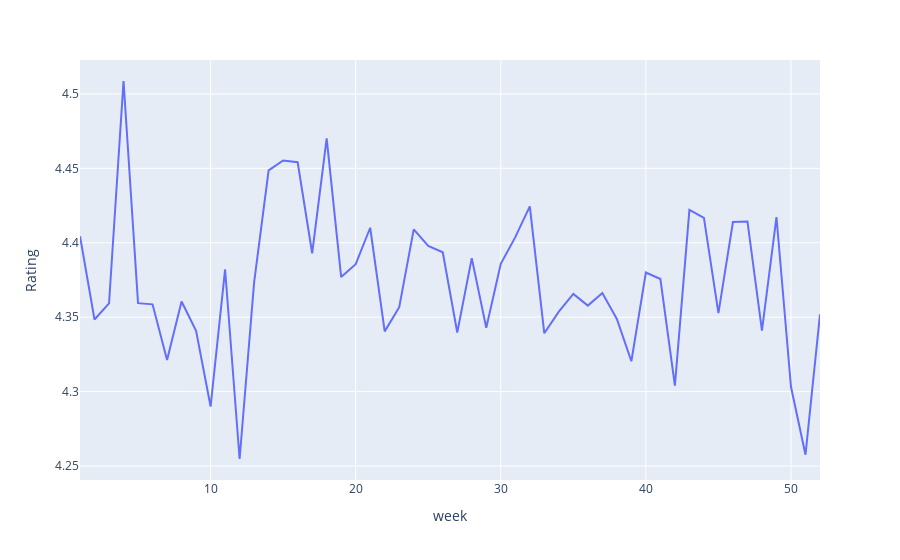

Here is the notebook cell this chart was saved with:
### Code cell
averages.plot(x='week', y='Rating')

### Figure 1 — Plotly figure (JSON) as saved in the notebook; plotly's stock layout.template omitted (floating-point values rounded to 4 significant figures)
{"data": [{"hovertemplate": "week=%{x}<br>Rating=%{y}<extra></extra>", "legendgroup": "", "line": {"color": "#636efa", "dash": "solid"}, "mode": "lines", "name": "", "orientation": "v", "showlegend": false, "type": "scatter", "x": [1, 2, 3, 4, 5, 6, 7, 8, 9, 10, 11, 12, 13, 14, 15, 16, 17, 18, 19, 20, 21, 22, 23, 24, 25, 26, 27, 28, 29, 30, 31, 32, 33, 34, 35, 36, 37, 38, 39, 40, 41, 42, 43, 44, 45, 46, 47, 48, 49, 50, 51, 52], "xaxis": "x", "y": [4.404, 4.348, 4.359, 4.509, 4.359, 4.359, 4.321, 4.361, 4.341, 4.29, 4.382, 4.255, 4.373, 4.449, 4.455, 4.454, 4.393, 4.47, 4.377, 4.386, 4.41, 4.34, 4.357, 4.409, 4.398, 4.394, 4.34, 4.39, 4.343, 4.386, 4.404, 4.424, 4.339, 4.354, 4.366, 4.358, 4.366, 4.349, 4.32, 4.38, 4.376, 4.304, 4.422, 4.417, 4.353, 4.414, 4.414, 4.341, 4.417, 4.303, 4.258, 4.352], "yaxis": "y"}], "layout": {"legend": {"tracegroupgap": 0}, "margin": {"t": 60}, "xaxis": {"anchor": "y", "domain": [0, 1], "title": {"text": "week"}}, "yaxis": {"anchor": "x", "domain": [0, 1], "title": {"text": "Rating"}}}}
